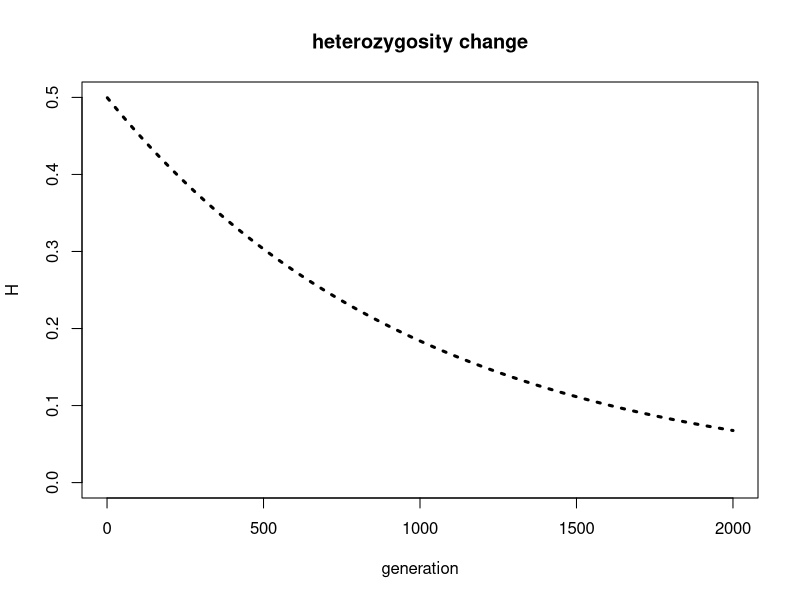

This figure's R source: (Note: this script raises an error after producing the figure.)
# ---------------------------------------------------------------------------- #
# Parameters:
# Pop size
N <- 1000

# Number of generations
ngens <- 2000

# Number of populations
npops <- 10

# ---------------------------------------------------------------------------- #

# Create matrices to store results.
# Each row will be a generation and each column, a population.

# Heterozygosities:
H <- matrix(nrow = ngens, ncol = npops)

# Allele frequencies:
P <- matrix(nrow = ngens, ncol = npops) 

# ---------------------------------------------------------------------------- #

 H <- 2 * P * (1-P)


# ---------------------------------------------------------------------------- #

# plotting the heterozygosities:
plot(NA, type = "n", xlim = c(0, ngens), ylim = c(0, 0.5),
     xlab = "generation", ylab = "H", main = "heterozygosity change")

# plot H for each population (columns) individually. Noisy!
apply(H, 2, lines, col = "grey", lty = 2)

# plot the mean across generations (rows)
lines(rowMeans(H))

# Let's also draw the line of the theoretical decrease in the heterozygosity
h_theor <- 0.5 * (1-(1/N))^(1:ngens)
lines(h_theor, lty = 3, lwd = 3)

# ---------------------------------------------------------------------------- #

# plotting the average allele frequency
#### Check: this is not the correct plot
plot(apply(P, 1, mean), type = "l", 
     xlab = "generation", ylab = "average frequency")

# ---------------------------------------------------------------------------- #

# plotting the variance in allele frequency
plot(apply(P, 1, var), type = "l", xlab = "generation", ylab = "variance")
